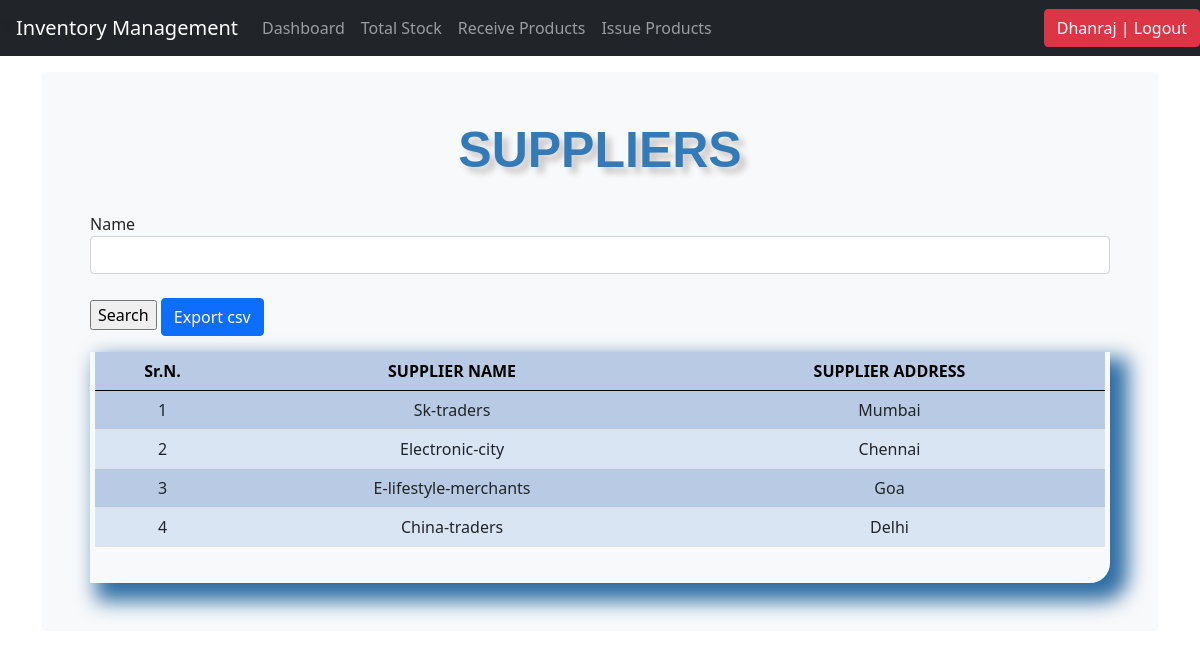
Page /suppliers/ (signed in) on the committed database.
### inventory/models.py (models this page shows, shortened)
class Suppliers(models.Model):
	name = models.CharField(max_length=50, blank=True, null=True)
	address = models.CharField(max_length=50, blank=True, null=True)

### inventory/views.py (the view)
# urls.py: path('suppliers/', views.suppliers, name='suppliers'),
@login_required
def suppliers(request):
    suppliers = Suppliers.objects.all()
    filt = SearchSupplier(request.GET, queryset=suppliers)
    form = SearchSupplierForm(request.GET or None)
    context = {
        'supplier':suppliers,
        'title': 'SUPPLIERS',
        'filter': filt,
        'form': form,
    }
    return render(request, 'suppliers.html', context)

### inventory/forms.py
class SearchSupplierForm(forms.ModelForm):
	class Meta:
		model = Suppliers
		fields = ['name']

### inventory/templates/suppliers.html (shortened to what this page needs)
{% load static %}
{% include 'navbar.html' %}
{% load crispy_forms_tags %}
<!doctype html>
<html lang="en">
  <head>
<link href="/docs/5.0/dist/css/bootstrap.min.css" rel="stylesheet">
<link rel="stylesheet" type="text/css" href="{% static 'css/stylesheet.css' %}">
<link rel="stylesheet" type="text/css" href="{% static 'css/bootstrap.min.css' %}">
    <link href="{% static 'css/navbar-top-fixed.css' %}" rel="stylesheet">
  </head>
  <body>
<main class="container">
  <div class="bg-light p-5 rounded">
  <h1 class="header">{{title}}</h1>
  <br>
  <form method='GET' action=''>{% csrf_token %}
      {{filter.form|crispy}}
      <br>
      <input type="submit" value='Search' />
          <a href="/supplier_csv" class="btn btn-primary"> Export csv</a>
    </form>
  <div class="display_table">
    <table class="table">
    <thead>
      <th class="table_head">Sr.N.</th>
      <th class="table_head">SUPPLIER NAME</th>
      <th class="table_head">SUPPLIER ADDRESS</th>
    </thead>
    {% for i in filter.qs %}
    <tr>
      <td class="fs-6">{{forloop.counter}}</td>
      <td class="fs-6">{{i.name}}</td>
      <td class="fs-6">{{i.address}}</td>
    </tr>
    {% endfor %}
  </table>
  </div>
</div>
</main>
  </body>
</html>

### inventory/templates/navbar.html (shortened to what this page needs)
<nav class="navbar navbar-expand-md navbar-dark fixed-top bg-dark">
  <a class="navbar-brand" href="/dashboard">Inventory Management</a>
  <div class="collapse navbar-collapse" id="navbarCollapse">
    <ul class="navbar-nav mr-auto">
      {% if request.user.is_authenticated %}
      <li class="nav-item">
        <a class="nav-link" href="/dashboard">Dashboard</a>
      </li>
      <li class="nav-item">
        <a class="nav-link" href="/list_products">Total Stock</a>
      </li>
       <li class="nav-item">
        <a class="nav-link" href="/receive_products">Receive Products</a>
      </li>
      <li class="nav-item">
        <a class="nav-link" href="/sell_products">Issue Products</a>
      </li>
      {% endif %}
    </ul>
  </div>
  <div>
     <ul class="navbar-nav">
        {% if request.user.is_authenticated %}
        <li><a href="/accounts/logout"><button class="btn btn-danger">{{ user }} | Logout</button></a></li>
        {% else %}
        <li><a href="/accounts/login" class="btn btn-outline-primary">Login</a></li>
        {% endif %}
    </ul>
  </div>
</nav>

### inventory/static/css/stylesheet.css (style rules this page uses)
body { background-color: #34eb6b; }
.table { font-size: 13px; text-align: center; width: 95%; margin: auto; }
.table tr:nth-child(odd) { background: #B8CAE4 }
.table tr:nth-child(even) { background: #dae5f4 }
th { background-color: #337ab7; color: white; }
.display_table { border-bottom-right-radius: 20px; padding-left: 5px; padding-right: 5px; padding-bottom: 20px; box-shadow: 12px 12px 20px 6px #2e6da4; }
.header { font-family: helvetica; color: #337ab7; font-size: 50px; text-align: center; width: 100%; text-shadow: 6px 6px 6px #c9c6c6; display: block; font-weight: bolder; }
.table_head { color: black; font-size: 16px; }

### inventory/static/css/navbar-top-fixed.css (style rules this page uses)
body { min-height: 75rem; padding-top: 4.5rem; }

### rows in the picture
Suppliers: name "Sk-traders", address "Mumbai"
Suppliers: name "Electronic-city", address "Chennai"
Suppliers: name "E-lifestyle-merchants", address "Goa"
Suppliers: name "China-traders", address "Delhi"

### other values in the picture
{{ user }} "Dhanraj"
{{ title }} "SUPPLIERS"
